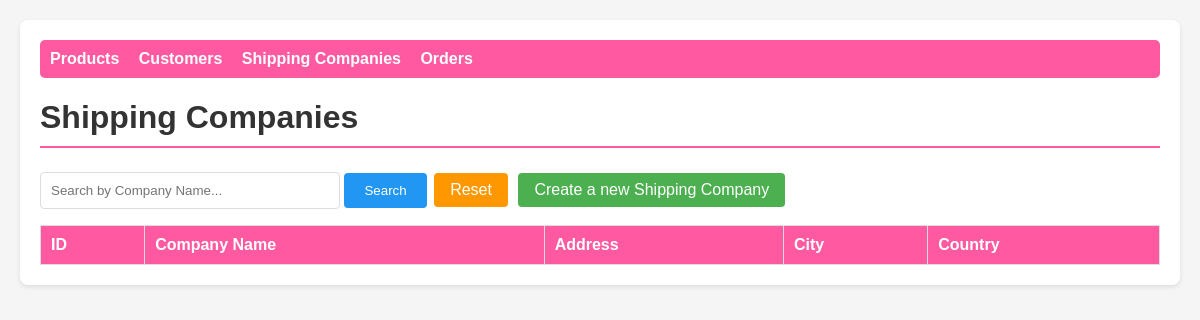
Before: /shipping.php with the older database file.
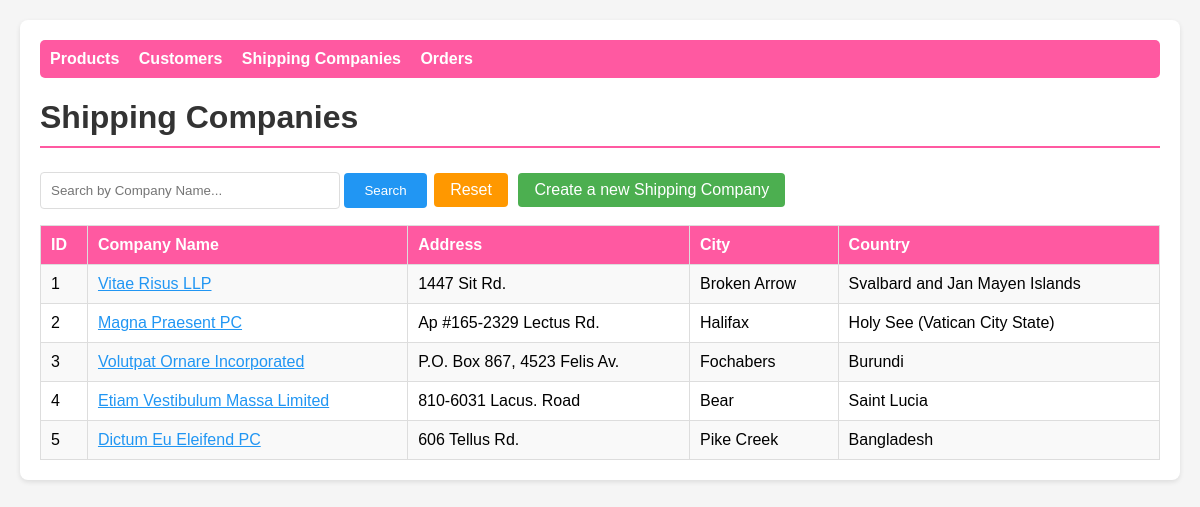
After: the same page with the newer database file.
### tables this page shows
CREATE TABLE ShippingCompany (
    ShippingCompanyID INT AUTO_INCREMENT PRIMARY KEY,
    CompanyName VARCHAR(50) NOT NULL,
    Address VARCHAR(50) NOT NULL,
    City VARCHAR(50),
    Country VARCHAR(50) NOT NULL
);

### shipping.php (the view, shortened to what this page needs)
<?php
include 'db.php';
$kw = $_GET['kw'] ?? '';
if ($kw != '') {
    $stmt = $conn->prepare("SELECT * FROM ShippingCompany WHERE CompanyName LIKE ?");
    $search = "%$kw%";
    $stmt->bind_param("s", $search);
    $stmt->execute();
    $result = $stmt->get_result();
} else {
    $result = $conn->query("SELECT * FROM ShippingCompany");
}
?>
<!DOCTYPE html>
<html>
<head>
    <link rel="stylesheet" href="style.css">
</head>
<body>
<div class="container">
    <nav>
        <a href="products.php">Products</a>
        <a href="customers.php">Customers</a>
        <a href="shipping.php">Shipping Companies</a>
        <a href="orders.php">Orders</a>
    </nav>
    <h1>Shipping Companies</h1>
    <div class="search-box">
        <form method="GET">
            <input type="text" name="kw" value="<?= htmlspecialchars($kw) ?>" placeholder="Search by Company Name...">
            <button type="submit">Search</button>
            <a href="shipping.php" class="btn btn-reset">Reset</a>
            <a href="shipping_form.php" class="btn btn-add">Create a new Shipping Company</a>
        </form>
    </div>
    <table>
        <tr>
            <th>ID</th>
            <th>Company Name</th>
            <th>Address</th>
            <th>City</th>
            <th>Country</th>
        </tr>
        <?php while ($r = $result->fetch_assoc()): ?>
        <tr>
            <td><?= $r['ShippingCompanyID'] ?></td>
            <td><a href="shipping_form.php?id=<?= $r['ShippingCompanyID'] ?>"><?= htmlspecialchars($r['CompanyName']) ?></a></td>
            <td><?= htmlspecialchars($r['Address']) ?></td>
            <td><?= htmlspecialchars($r['City']) ?></td>
            <td><?= htmlspecialchars($r['Country']) ?></td>
        </tr>
        <?php endwhile; ?>
    </table>
</div>
</body>
</html>

Changed rows visible on the page:
added shippingcompany: ShippingCompanyID "1", CompanyName "Vitae Risus LLP", Address "1447 Sit Rd.", City "Broken Arrow", Country "Svalbard and Jan Mayen Islands"
added shippingcompany: ShippingCompanyID "2", CompanyName "Magna Praesent PC", Address "Ap #165-2329 Lectus Rd.", City "Halifax", Country "Holy See (Vatican City State)"
added shippingcompany: ShippingCompanyID "3", CompanyName "Volutpat Ornare Incorporated", Address "P.O. Box 867, 4523 Felis Av.", City "Fochabers", Country "Burundi"
added shippingcompany: ShippingCompanyID "4", CompanyName "Etiam Vestibulum Massa Limited", Address "810-6031 Lacus. Road", City "Bear", Country "Saint Lucia"
added shippingcompany: ShippingCompanyID "5", CompanyName "Dictum Eu Eleifend PC", Address "606 Tellus Rd.", City "Pike Creek", Country "Bangladesh"
